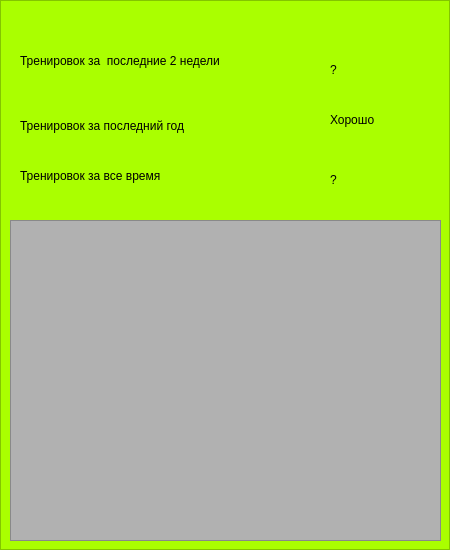
<?xml version="1.0" encoding="UTF-8"?>
<ui version="4.0">
 <class>StatisticWindow</class>
 <widget class="QWidget" name="StatisticWindow">
  <property name="geometry">
   <rect>
    <x>0</x>
    <y>0</y>
    <width>450</width>
    <height>550</height>
   </rect>
  </property>
  <property name="windowTitle">
   <string>Form</string>
  </property>
  <widget class="QFrame" name="frame">
   <property name="geometry">
    <rect>
     <x>0</x>
     <y>0</y>
     <width>450</width>
     <height>550</height>
    </rect>
   </property>
   <property name="styleSheet">
    <string notr="true">background-color: rgb(170, 255, 0);</string>
   </property>
   <property name="frameShape">
    <enum>QFrame::Shape::StyledPanel</enum>
   </property>
   <property name="frameShadow">
    <enum>QFrame::Shadow::Raised</enum>
   </property>
   <widget class="QLabel" name="label">
    <property name="geometry">
     <rect>
      <x>20</x>
      <y>30</y>
      <width>271</width>
      <height>61</height>
     </rect>
    </property>
    <property name="text">
     <string>Тренировок за  последние 2 недели</string>
    </property>
   </widget>
   <widget class="QLabel" name="label_2">
    <property name="geometry">
     <rect>
      <x>20</x>
      <y>100</y>
      <width>231</width>
      <height>51</height>
     </rect>
    </property>
    <property name="text">
     <string>Тренировок за последний год</string>
    </property>
   </widget>
   <widget class="QLabel" name="label_3">
    <property name="geometry">
     <rect>
      <x>330</x>
      <y>60</y>
      <width>63</width>
      <height>20</height>
     </rect>
    </property>
    <property name="text">
     <string>?</string>
    </property>
   </widget>
   <widget class="QLabel" name="label_4">
    <property name="geometry">
     <rect>
      <x>330</x>
      <y>170</y>
      <width>63</width>
      <height>20</height>
     </rect>
    </property>
    <property name="text">
     <string>?</string>
    </property>
   </widget>
   <widget class="QLabel" name="label_5">
    <property name="geometry">
     <rect>
      <x>20</x>
      <y>150</y>
      <width>231</width>
      <height>51</height>
     </rect>
    </property>
    <property name="text">
     <string>Тренировок за все время</string>
    </property>
   </widget>
   <widget class="QLabel" name="label_7">
    <property name="geometry">
     <rect>
      <x>330</x>
      <y>110</y>
      <width>63</width>
      <height>20</height>
     </rect>
    </property>
    <property name="text">
     <string>Хорошо</string>
    </property>
   </widget>
   <widget class="QListView" name="listView_statistic">
    <property name="geometry">
     <rect>
      <x>10</x>
      <y>220</y>
      <width>431</width>
      <height>321</height>
     </rect>
    </property>
    <property name="styleSheet">
     <string notr="true">background-color: rgb(177, 177, 177);</string>
    </property>
   </widget>
  </widget>
 </widget>
 <resources/>
 <connections/>
</ui>
